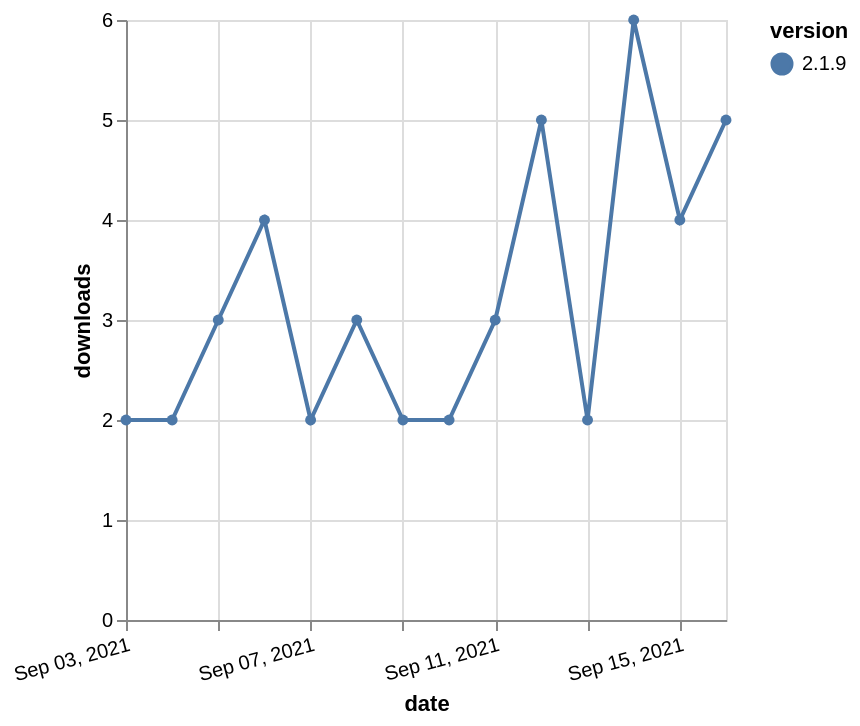

The specification (Vega-Lite) saved for this image:
### Vega-Lite specification from a JSON file in a GitHub repository (floating-point values rounded to 4 significant figures)
{"$schema": "https://vega.github.io/schema/vega-lite/v5.json", "description": "A simple bar chart with embedded data.", "data": {"values": [{"date": "2021-09-03", "total": 2891, "delta": 2, "version": "2.1.9"}, {"date": "2021-09-04", "total": 2893, "delta": 2, "version": "2.1.9"}, {"date": "2021-09-05", "total": 2896, "delta": 3, "version": "2.1.9"}, {"date": "2021-09-06", "total": 2900, "delta": 4, "version": "2.1.9"}, {"date": "2021-09-07", "total": 2902, "delta": 2, "version": "2.1.9"}, {"date": "2021-09-08", "total": 2905, "delta": 3, "version": "2.1.9"}, {"date": "2021-09-09", "total": 2907, "delta": 2, "version": "2.1.9"}, {"date": "2021-09-10", "total": 2909, "delta": 2, "version": "2.1.9"}, {"date": "2021-09-11", "total": 2912, "delta": 3, "version": "2.1.9"}, {"date": "2021-09-12", "total": 2917, "delta": 5, "version": "2.1.9"}, {"date": "2021-09-13", "total": 2919, "delta": 2, "version": "2.1.9"}, {"date": "2021-09-14", "total": 2925, "delta": 6, "version": "2.1.9"}, {"date": "2021-09-15", "total": 2929, "delta": 4, "version": "2.1.9"}, {"date": "2021-09-16", "total": 2934, "delta": 5, "version": "2.1.9"}]}, "width": "container", "mark": {"type": "line", "point": {"filled": true}}, "encoding": {"x": {"field": "date", "type": "temporal", "timeUnit": "yearmonthdate", "title": "date", "axis": {"labelAngle": -15}}, "y": {"field": "delta", "type": "quantitative", "title": "downloads"}, "color": {"field": "version", "type": "nominal"}, "tooltip": {"field": "delta"}}}
